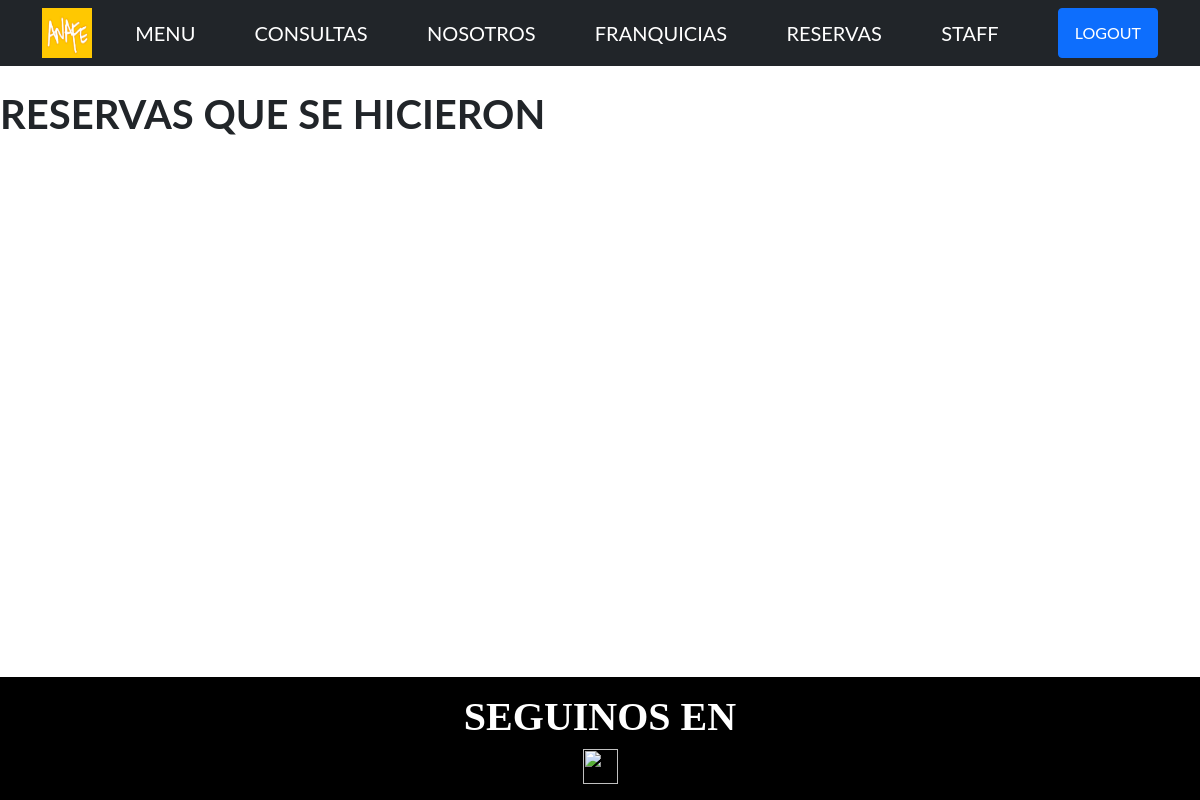
Before: /App_Resto/reservasDueno/ (signed in) with the older database file.
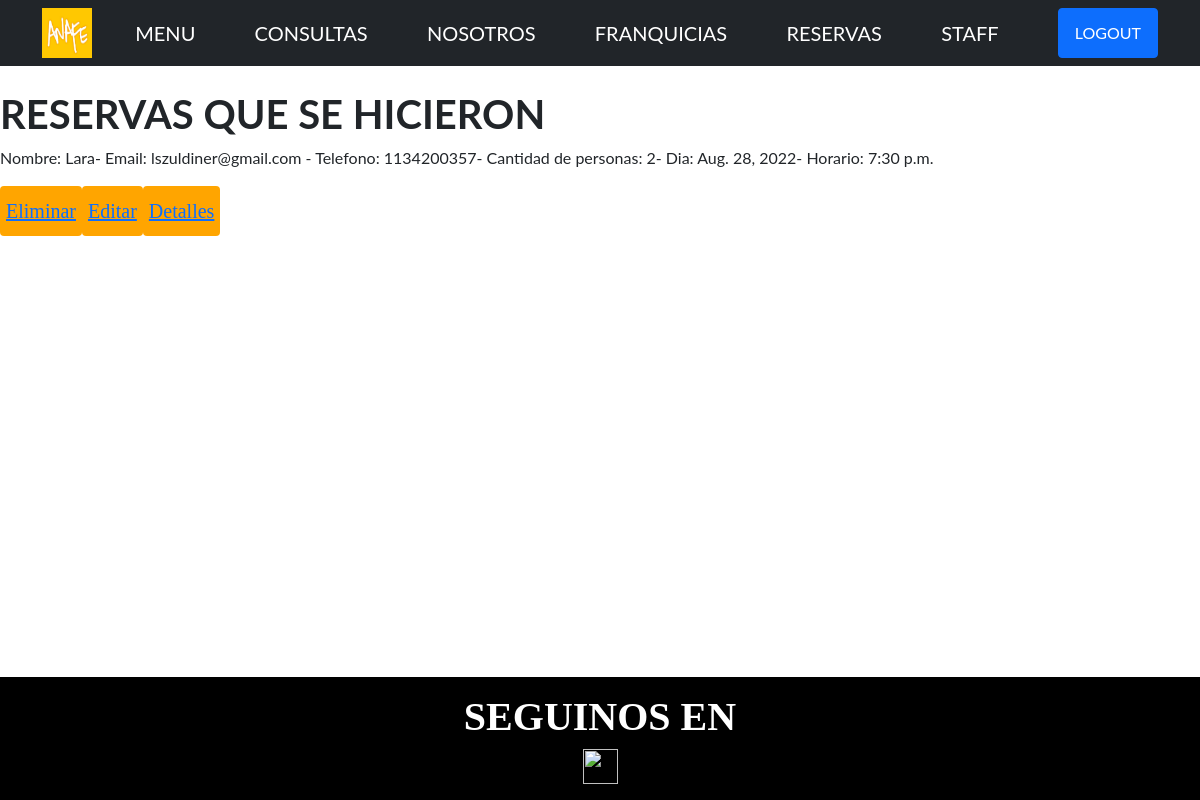
After: the same page with the newer database file.
### App_Resto/models.py (models this page shows, shortened)
class Reservas(models.Model):
    nombre = models.CharField(max_length=50)
    email = models.EmailField()
    telefono = models.IntegerField()
    numero_personas= models.IntegerField()
    dia = models.DateField()
    horario = models.TimeField()
    class Meta:
        verbose_name = "Reserva"
        verbose_name_plural = "Reservas"

### App_Resto/views.py (the view)
# urls.py: path("reservasDueno/", reservasDueno, name="ReservasDueno"),
@login_required
def reservasDueno(request):
    db = Reservas.objects.all()
    return render(request, 'reservasDueno.html', {'db':db})

### App_Resto/templates/reservasDueno.html (shortened to what this page needs)
{% extends 'padre.html' %}
{% load static %}
{% block bloqueQueCambia %}
<br>
    <head>
        <h1>RESERVAS QUE SE HICIERON</h1>
    </head>
    <body>
            {% for i in db %}
            <table>
                <p>Nombre: {{i.nombre}}- Email: {{i.email}} - Telefono: {{i.telefono}}- Cantidad de personas: {{i.numero_personas}}- Dia: {{i.dia}}- Horario: {{i.horario}}</p>
                <button>
                    <a href="{% url 'EliminarReserva' i.id %}">Eliminar</a>
                </button>
                <button>
                    <a href="{% url 'ActualizarReserva' i.id %}">Editar</a>
                </button>
                <button>
                    <a href="{% url 'DetailReserva' i.id %}">Detalles</a>
                </button>
            </table>
            {% endfor %}
    </body>
{% endblock bloqueQueCambia %}

Changed rows visible on the page:
added Reservas: nombre "Lara", email "lszuldiner@gmail.com", telefono "1134200357", numero_personas "2", dia "Aug. 28, 2022", horario "7:30 p.m."
